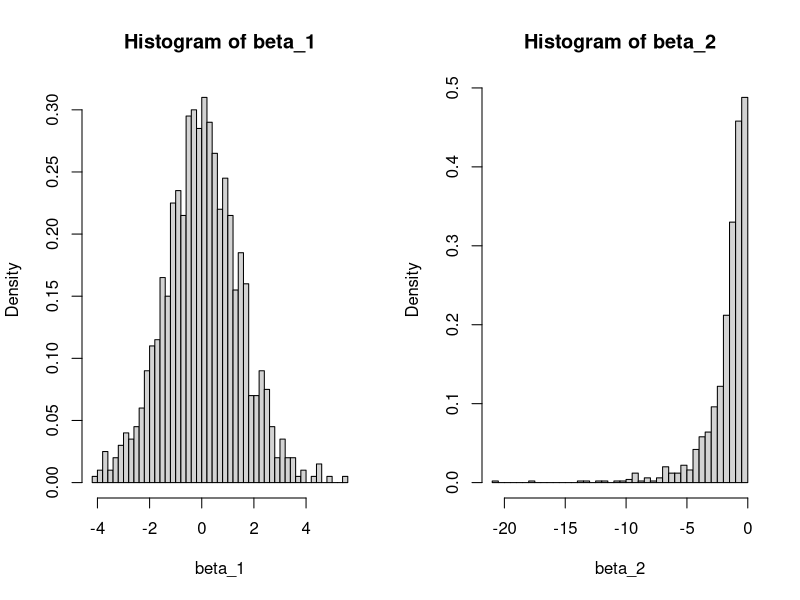
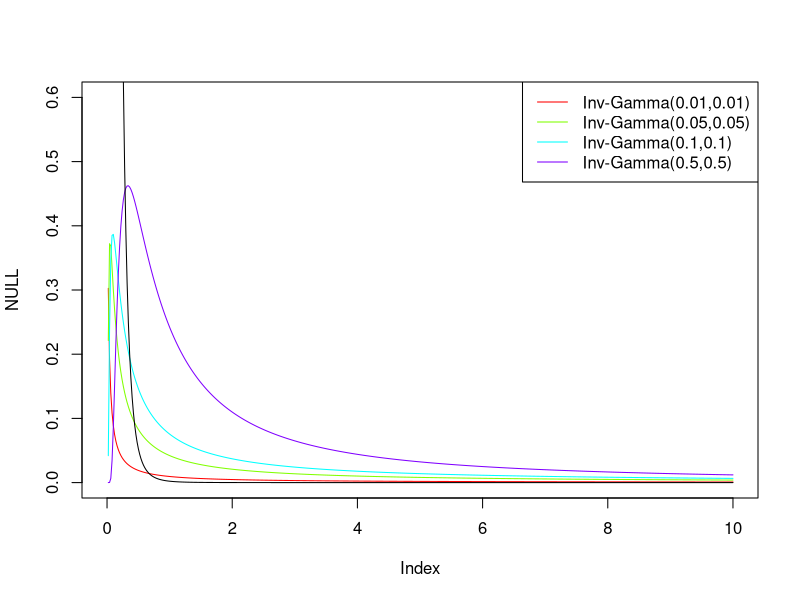
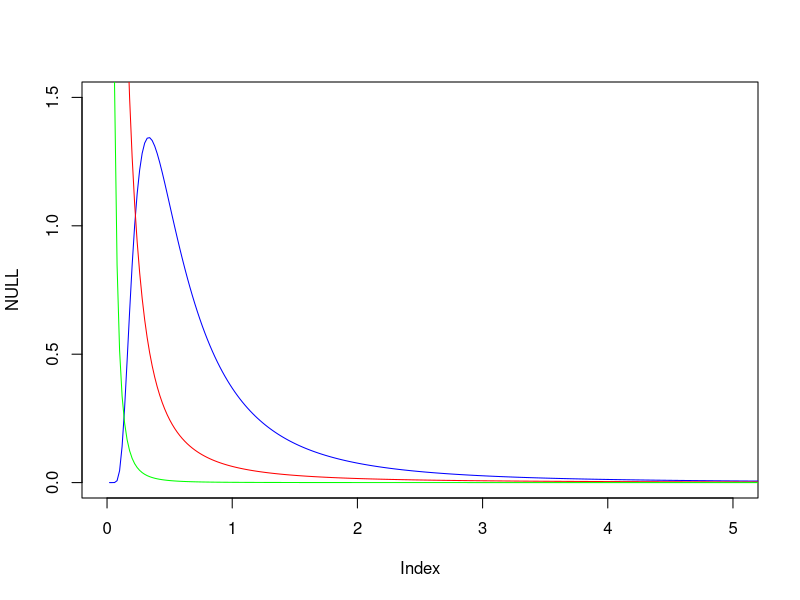
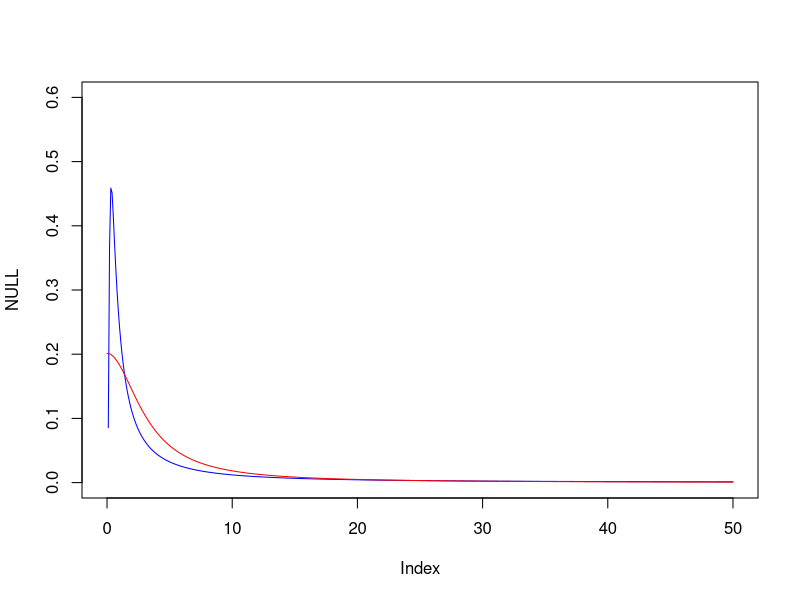
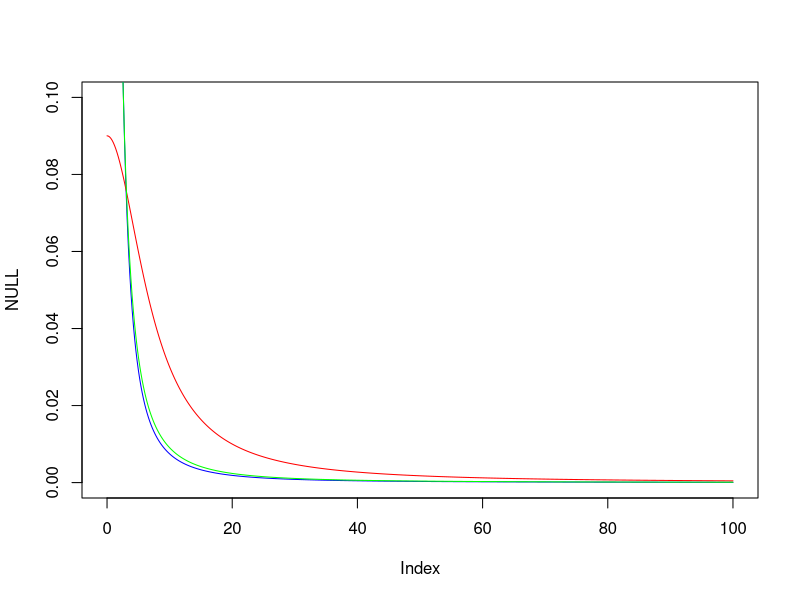

These figures' R source, in order:
### Script to visually examine priors for covariance matrix parameters

dinv_gamma <- function(y,a,b) {
  return( ((b^a) / gamma(a)) * y^(-(a+1))*exp(-b/y)  )
}

pinvgamma <- function(x, shape, scale) {
  pgamma(scale / x, shape, lower.tail = FALSE)  # Complement of upper incomplete gamma function
}

dstudent <- function(y,v,u,s) {
  upper <- gamma((v+1)/2)
  lower <- (sqrt(pi*v*s^2))*gamma(v/2)
  const <- upper/lower
  c <- -(v+1)/2
  return(const*((1+((y-u)^2)/(v*s^2))^c))
}

### 1) priors for beta_1 and log(-beta_2)
### N(0,2)

par(mfrow = c(1,2))
n_rep <- 1000
beta_1 <- rnorm(n_rep,0,sqrt(2))
logneg_beta_2 <- rnorm(n_rep,0,1)
beta_2 <- -exp(logneg_beta_2)
hist(beta_1, breaks = 40, probability = TRUE)
hist(beta_2, breaks = 40, probability = TRUE)

### 2) rho & covariance function magnitudes
### since the variance of beta distribution depends inversely on rho, I think it is logical to give it a prior with heavy tails

par(mfrow = c(1,1))
eps <- c(0.01,0.05,0.1,0.5)
s2_grid <- seq(0,10,length=500)
plot(NULL, xlim = c(min(s2_grid),max(s2_grid)), ylim = c(0,0.6))

cols <- rainbow(length(eps))
for (i in 1:length(eps)) {
  e <- eps[i]
  lines(s2_grid, dinv_gamma(s2_grid,e,e), col = cols[i])
}

legend("topright", legend = paste0("Inv-Gamma(",eps,",",eps,")"), lty = 1, col = cols)

### draw histogram of jarnos half-student-t(0,0.1) with v=4
lines(s2_grid,2*dstudent(s2_grid,4,0,0.1))


############ S2

### inv_gamma(a,b) vs half-cauchy for s2?
### e.g. inv_gamma(2,1) vs half-cauchy(0,1)
plot(NULL, xlim = c(0,5), ylim = c(0,1.5))
lines(s2_grid, dinv_gamma(s2_grid,2,1), col = "blue")
lines(s2_grid, 2*dcauchy(s2_grid,0,sqrt(0.01)),col="red")
# draw jarnos student-t
lines(s2_grid, 2*dstudent(sqrt(s2_grid),4,0,0.1)/(2*sqrt(s2_grid)), col = "green")

### probability that s2 is under 10
pinvgamma(5,2,1) #0.99
pcauchy(10,0,sqrt(0.01)) - pcauchy(-10,0,sqrt(0.01)) #0.93

### half-cauchy(0,sqrt(5)) vs inv_gamma(0.5, 0.5) for rho?
rho_grid <- seq(0,50,length=500)
plot(NULL, xlim = c(min(rho_grid),max(rho_grid)), ylim = c(0,0.6))
lines(rho_grid, dinv_gamma(rho_grid,0.5,0.5),col="blue")
lines(rho_grid, 2*dcauchy(rho_grid,0,sqrt(10)),col="red")

### probability that rho is under 100
pinvgamma(100,0.1,0.1) #0.92
pcauchy(100,0,sqrt(10)) - pcauchy(-100,0,sqrt(10)) #0.98


### lengthscale?
### the minimum distance is 20km between grid points, and the maximum is 580km
### if l = 865, covariance at distance 600 is 50% of the one at distance 0.
### the "realistic" value for l could be e.g. between (0,1000)

### let's visualize jarnos prior for gulf of finland thing
l_grid <- seq(0,100,length=500)
plot(NULL, xlim = c(min(l_grid),max(l_grid)), ylim = c(0,0.1))
lines(l_grid, 2*dstudent(1/l_grid,4,0,1)/l_grid^2, col = "blue")
lines(l_grid,2*dcauchy(l_grid,0,sqrt(50)), col = "red")
lines(l_grid,dinv_gamma(l_grid,1,1), col = "green")

pinvgamma(1000,1,1) #0.99
pcauchy(1000,0,sqrt(20)) - pcauchy(-1000,0,sqrt(20)) #0.95


integrate(function(x) (2*dstudent(1/x,4,0,1)/x^2), 0,500)


